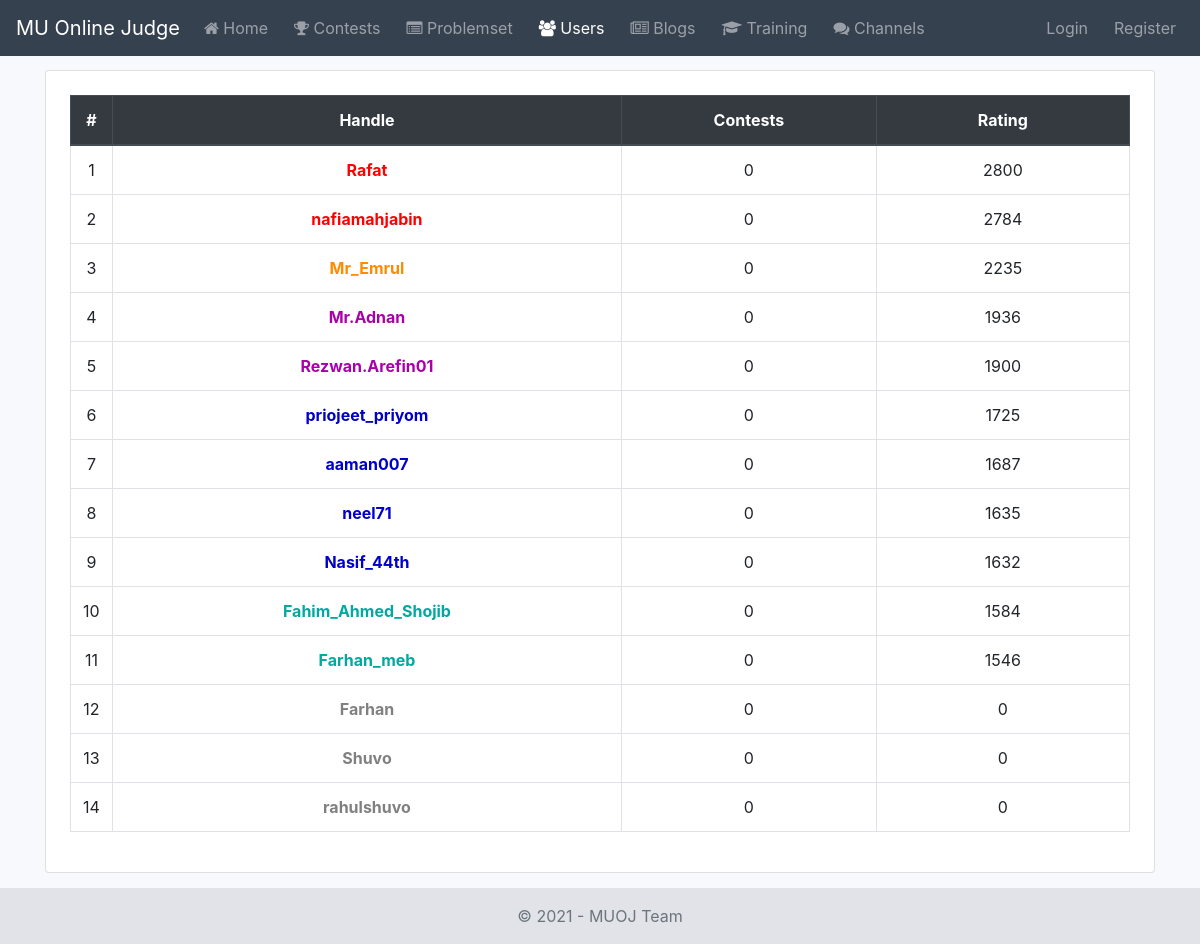
Screenshot of /accounts/ with the database file from the repository.
### accounts/models.py (models this page shows, shortened)
class Profile(models.Model):
    class RankChoices(models.IntegerChoices):
        NEWBIE = -10000, _('Newbie')
        PUPIL = 1200, _('Pupil')
        SPECIALIST = 1400, _('Specialist')
        EXPERT = 1600, _('Expert')
        CANDIDATE_MASTER = 1900, _('Candidate Master')
        MASTER = 2100, _('Master')
        INTERNATIONAL_MASTER = 2300, 'International Master'
        GRANDMASTER = 2400, _('Grandmaster')
    user = models.OneToOneField(User, on_delete=models.CASCADE)
    profile_picture = models.ImageField(default='default.jpg', upload_to='profile_pics')
    institution = models.CharField(max_length=100)
    location = models.CharField(max_length=200)
    rating = models.IntegerField(default=0)
    rank = models.IntegerField(choices=RankChoices.choices, default=RankChoices.NEWBIE)
    """
    Rating History Format:
    [
        {
            'contest_id': 1,
            'contest_title': 'MU Contest 1',
            'rank': 27,
            'previous_rating': 1387,
            'new_rating': 1456
        }
    ]
    """
    rating_history = models.JSONField(verbose_name=_('Rating History'), default=list, blank=True)
    levels_completed = models.PositiveIntegerField(verbose_name=_("Current Level"), default=1)
    class Meta:
        verbose_name = _('Profile')
        verbose_name_plural = _('Profiles')
        ordering = ['-id']
    @property
    def contest_count(self):
        return len(self.rating_history)

### accounts/views.py (the view)
# urls.py: path('', UserListView.as_view(), name='user-list'),
class UserListView(ListView):
    model = User
    paginate_by = 20
    template_name = 'accounts/user_list.html'
    context_object_name = 'users'
    def get_queryset(self):
        return Profile.objects.all().order_by('-rating')
    def get_context_data(self, **kwargs):
        context = super().get_context_data(**kwargs)
        context.update({
            'users_nav': 'active'
        })
        return context

### accounts/templates/accounts/user_list.html (shortened to what this page needs)
{% extends 'accounts/base.html' %}
{% block content %}
    <div class="card">
        <div class="card-body">
            <div class="table-responsive p-1">
                <table class="table table-hover table-bordered text-center">
                    <thead class="thead-dark">
                        <tr>
                            <th > #</th>
                            <th width="50%"> Handle</th>
                            <th width="25%"> Contests </th>
                            <th width="25%"> Rating</th>
                        </tr>
                    </thead>
                    <tbody>
                        {% for user in users %}
                            <tr>
                                <td> {{ forloop.counter }} </td>
                                <td>
                                    <a href="{% url 'accounts:user-profile' user.user.username %}" class="rank-text rank-{{ user.rank }}">
                                        {{ user.user }}
                                    </a>
                                </td>
                                <td> {{ user.contest_count }} </td>
                                <td> {{ user.rating }} </td>
                            </tr>
                        {% endfor %}
                    </tbody>
                </table>
            </div>
        </div>
    </div>
{% endblock %}

### static_local/core/css/base.css (style rules this page uses)
* { list-style: none; margin: 0; padding: 0; box-sizing: border-box; }
.bg-light-blue { background-color: #f7f9fc; }
.rank-text { font-weight: bold; }
.rank--10000 { color: gray; }
.rank-1400 { color: #03A89E; }
.rank-1600 { color: #0000cc; }
.rank-1900 { color: #a0a; }
.rank-2100 { color: #FF8C00; }
.rank-2400 { color: red; }

### rows the page displays
Profile: user "Rafat", contest_count "0", rating "2800"
Profile: user "nafiamahjabin", contest_count "0", rating "2784"
Profile: user "Mr_Emrul", contest_count "0", rating "2235"
Profile: user "Mr.Adnan", contest_count "0", rating "1936"
Profile: user "Rezwan.Arefin01", contest_count "0", rating "1900"
Profile: user "priojeet_priyom", contest_count "0", rating "1725"
Profile: user "aaman007", contest_count "0", rating "1687"
Profile: user "neel71", contest_count "0", rating "1635"
Profile: user "Nasif_44th", contest_count "0", rating "1632"
Profile: user "Fahim_Ahmed_Shojib", contest_count "0", rating "1584"
Profile: user "Farhan_meb", contest_count "0", rating "1546"
Profile: user "Farhan", contest_count "0", rating "0"
Profile: user "Shuvo", contest_count "0", rating "0"
Profile: user "rahulshuvo", contest_count "0", rating "0"
